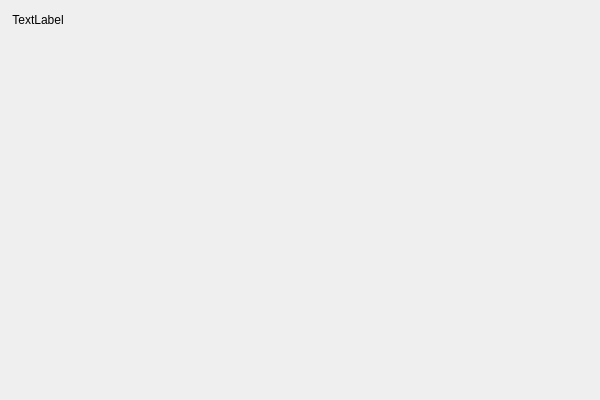
<?xml version="1.0" encoding="UTF-8"?>
<ui version="4.0">
 <class>PhotoFullScreen</class>
 <widget class="QWidget" name="PhotoFullScreen">
  <property name="geometry">
   <rect>
    <x>0</x>
    <y>0</y>
    <width>600</width>
    <height>400</height>
   </rect>
  </property>
  <property name="windowTitle">
   <string>Form</string>
  </property>
  <property name="autoFillBackground">
   <bool>true</bool>
  </property>
  <widget class="QLabel" name="QLabel_Photo">
   <property name="geometry">
    <rect>
     <x>10</x>
     <y>10</y>
     <width>56</width>
     <height>19</height>
    </rect>
   </property>
   <property name="text">
    <string>TextLabel</string>
   </property>
   <property name="alignment">
    <set>Qt::AlignCenter</set>
   </property>
  </widget>
 </widget>
 <resources/>
 <connections/>
</ui>
